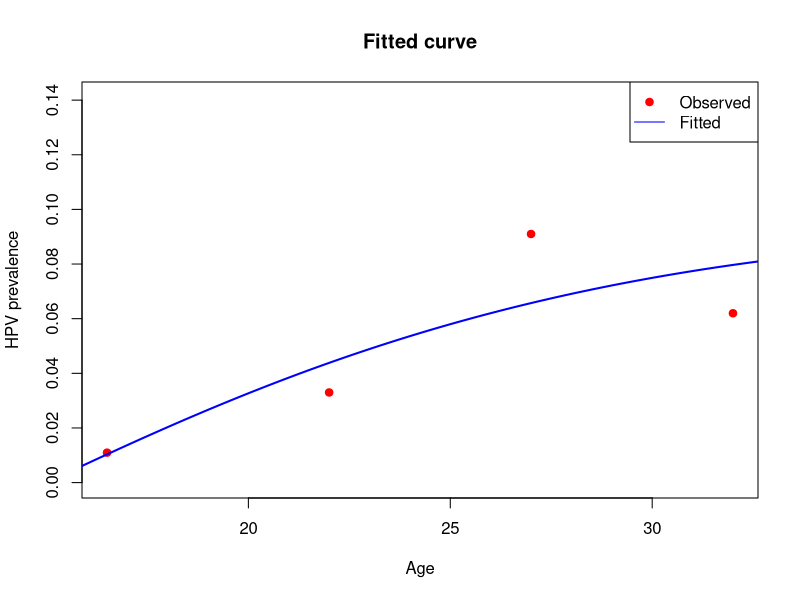

Here is the R script that generated this plot:
x <- c(16.5, 22, 27, 32)               
n_total <- c(666, 368, 430, 413)      
y_infected <- c(7.3, 12.14, 39.13, 25.6)  

x0 <- 15                            
n_power <- 2                        
f_model <- function(x, A, B, C) {
  d <- x - x0
  B + (A * d^n_power - B) * exp(-C * d)
}

neg_log_likelihood <- function(par) {
  A <- par[1]
  B <- par[2]
  C <- par[3]
  
  p <- f_model(x, A, B, C)
  p <- pmax(pmin(p, 1 - 1e-6), 1e-6)  
  
  -sum(y_infected * log(p) + (n_total - y_infected) * log(1 - p))
}

result <- optim(
  par = c(0.01, 0.1, 0.1),       
  fn = neg_log_likelihood,      
  method = "BFGS"
)


curve_x <- seq(14, 35, length.out = 200)
fitted_p <- f_model(curve_x, result$par[1], result$par[2], result$par[3])

plot(x, y_infected / n_total, col = "red", pch = 19,
     ylim = c(0, max(y_infected / n_total, fitted_p) + 0.05),
     xlab = "Age", ylab = "HPV prevalence",
     main = "Fitted curve")
lines(curve_x, fitted_p, col = "blue", lwd = 2)
legend("topright", legend = c("Observed", "Fitted"),
       col = c("red", "blue"), pch = c(19, NA), lty = c(NA, 1))
